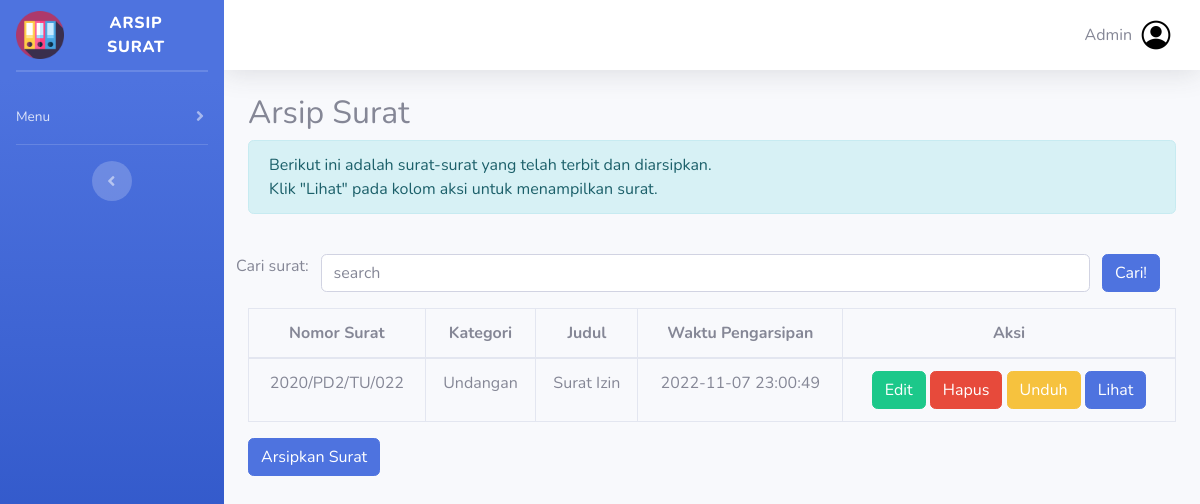
The app's page /arsip.php?cari=Surat Izin  (signed in) with its own data.
### tables this page shows
CREATE TABLE `arsip` (
  `id_arsip` int(11) NOT NULL,
  `nomor_surat` varchar(100) NOT NULL,
  `kategori` varchar(100) NOT NULL,
  `judul` varchar(200) NOT NULL,
  `waktu` datetime NOT NULL DEFAULT current_timestamp(),
  `file` varchar(200) NOT NULL
);

### arsip.php (the view, shortened to what this page needs)
<!DOCTYPE html>
<html>
<head>
<link rel="stylesheet" href="asset/css/sb-admin-2.min.css">
<?php
    include("layout/header.php");
    include("layout/sidebar.php");
    include("layout/topbar.php");
?>
</head>
<body>
    <div class="container">
    <h2>Arsip Surat</h2>
    <div class="alert alert-info">
				<medium>
        Berikut ini adalah surat-surat yang telah terbit dan diarsipkan.<br />
				Klik "Lihat" pada kolom aksi untuk menampilkan surat.<br />
				</medium>
			</div>
    <br>
    <form class="form-group row" method="get" action="">
              <span>Cari surat: </span>
              <div class="col-sm-10">
                <input type="text" class="form-control" placeholder="search" name="cari">
              </div>
              <input type="submit" class="btn btn-primary" value="Cari!" />
    </form>
    <table class="table table-bordered table-hover">
    <thead>
        <tr>
            <th style="text-align: center;">Nomor Surat</th>
            <th style="text-align: center;">Kategori</th>
            <th style="text-align: center;">Judul</th>
            <th style="text-align: center;">Waktu Pengarsipan</th>
            <th colspan='3' style="text-align: center;">Aksi</th>
        </tr>
    </thead>
    <tbody>
<?php
include "koneksi.php";
    $query = mysqli_query($kon, "SELECT * FROM arsip");
    if (isset($_GET['cari'])) {
      $query = mysqli_query($kon, "SELECT * FROM arsip WHERE judul LIKE '%".
        $_GET['cari']."%'");
    }
    while ($dt = mysqli_fetch_assoc($query)) {
      ?>
      <tr>
        <td style="text-align: center;"><?= $dt['nomor_surat']; ?></td>
        <td style="text-align: center;"><?= $dt['kategori']; ?></td>
        <td style="text-align: center;"><?= $dt['judul']; ?></td>
        <td style="text-align: center;"><?= $dt['waktu']; ?></td>
        <td style="text-align: center;">
        <a href="editarsip.php?id_arsip=<?php echo $dt['id_arsip'];?>" class="btn btn-success"> Edit </a>
        <a href="deletearsip.php?id_arsip=<?php echo $dt['id_arsip'];?>" onclick="return confirm('Apakah Anda yakin ingin menghapus arsip surat ini?');" class="btn btn-danger"> Hapus </a>
        <a href="file/<?php echo $dt['file'];?> "download="<?php echo $dt['file'];?>" class="btn btn-warning"> Unduh </a>
        <a href="lihat_data.php?nomor_surat=<?php echo $dt['nomor_surat'] ?>" class="btn btn-primary"> Lihat </a>
        </td>
      </tr>
    <?php
    }
    ?>
  </tbody>
</table>
<a href="tambaharsip.php" class="btn btn-primary" role="button"> Arsipkan Surat</a>
</div>
</body>
</html>

### arsip.php (style rules this page uses)
.btn { transition: transform 0.7s; }

### records on screen
arsip: nomor_surat "2020/PD2/TU/022", kategori "Undangan", judul "Surat Izin", waktu "2022-11-07 23:00:49"

### other values on screen
$_SESSION['username'] "Admin"
